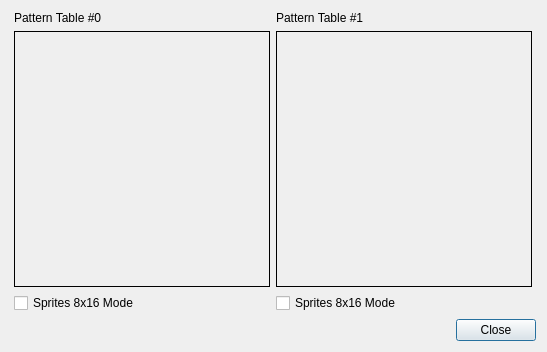
<?xml version="1.0" encoding="UTF-8"?>
<ui version="4.0">
 <class>PatternTableView</class>
 <widget class="QDialog" name="PatternTableView">
  <property name="geometry">
   <rect>
    <x>0</x>
    <y>0</y>
    <width>547</width>
    <height>349</height>
   </rect>
  </property>
  <property name="windowTitle">
   <string>Dialog</string>
  </property>
  <layout class="QVBoxLayout" name="verticalLayout_3">
   <item>
    <layout class="QHBoxLayout" name="horizontalLayout">
     <item>
      <spacer name="horizontalSpacer">
       <property name="orientation">
        <enum>Qt::Horizontal</enum>
       </property>
       <property name="sizeHint" stdset="0">
        <size>
         <width>40</width>
         <height>20</height>
        </size>
       </property>
      </spacer>
     </item>
     <item>
      <layout class="QVBoxLayout" name="verticalLayout">
       <item>
        <widget class="QLabel" name="label">
         <property name="text">
          <string>Pattern Table #0</string>
         </property>
        </widget>
       </item>
       <item>
        <widget class="QFrame" name="patternTable0">
         <property name="minimumSize">
          <size>
           <width>256</width>
           <height>256</height>
          </size>
         </property>
         <property name="maximumSize">
          <size>
           <width>256</width>
           <height>256</height>
          </size>
         </property>
         <property name="frameShape">
          <enum>QFrame::Box</enum>
         </property>
         <property name="frameShadow">
          <enum>QFrame::Plain</enum>
         </property>
        </widget>
       </item>
       <item>
        <widget class="QCheckBox" name="patternTable0Size">
         <property name="text">
          <string>Sprites 8x16 Mode</string>
         </property>
        </widget>
       </item>
      </layout>
     </item>
     <item>
      <layout class="QVBoxLayout" name="verticalLayout_2">
       <item>
        <widget class="QLabel" name="label_2">
         <property name="text">
          <string>Pattern Table #1</string>
         </property>
        </widget>
       </item>
       <item>
        <widget class="QFrame" name="patternTable1">
         <property name="minimumSize">
          <size>
           <width>256</width>
           <height>256</height>
          </size>
         </property>
         <property name="maximumSize">
          <size>
           <width>256</width>
           <height>256</height>
          </size>
         </property>
         <property name="frameShape">
          <enum>QFrame::Box</enum>
         </property>
         <property name="frameShadow">
          <enum>QFrame::Plain</enum>
         </property>
        </widget>
       </item>
       <item>
        <widget class="QCheckBox" name="patternTable1Size">
         <property name="text">
          <string>Sprites 8x16 Mode</string>
         </property>
        </widget>
       </item>
      </layout>
     </item>
     <item>
      <spacer name="horizontalSpacer_2">
       <property name="orientation">
        <enum>Qt::Horizontal</enum>
       </property>
       <property name="sizeHint" stdset="0">
        <size>
         <width>40</width>
         <height>20</height>
        </size>
       </property>
      </spacer>
     </item>
    </layout>
   </item>
   <item>
    <spacer name="verticalSpacer">
     <property name="orientation">
      <enum>Qt::Vertical</enum>
     </property>
     <property name="sizeHint" stdset="0">
      <size>
       <width>20</width>
       <height>0</height>
      </size>
     </property>
    </spacer>
   </item>
   <item>
    <widget class="QDialogButtonBox" name="buttonBox">
     <property name="orientation">
      <enum>Qt::Horizontal</enum>
     </property>
     <property name="standardButtons">
      <set>QDialogButtonBox::Close</set>
     </property>
    </widget>
   </item>
  </layout>
 </widget>
 <resources/>
 <connections>
  <connection>
   <sender>buttonBox</sender>
   <signal>accepted()</signal>
   <receiver>PatternTableView</receiver>
   <slot>accept()</slot>
   <hints>
    <hint type="sourcelabel">
     <x>248</x>
     <y>254</y>
    </hint>
    <hint type="destinationlabel">
     <x>157</x>
     <y>274</y>
    </hint>
   </hints>
  </connection>
  <connection>
   <sender>buttonBox</sender>
   <signal>rejected()</signal>
   <receiver>PatternTableView</receiver>
   <slot>reject()</slot>
   <hints>
    <hint type="sourcelabel">
     <x>316</x>
     <y>260</y>
    </hint>
    <hint type="destinationlabel">
     <x>286</x>
     <y>274</y>
    </hint>
   </hints>
  </connection>
 </connections>
</ui>
